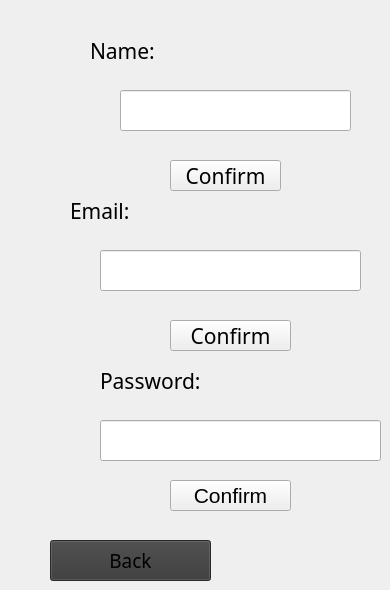
   <widget class="QWidget" name="editAccount">
    <widget class="QPushButton" name="backbtn_2">
     <property name="geometry">
      <rect>
       <x>50</x>
       <y>540</y>
       <width>161</width>
       <height>41</height>
      </rect>
     </property>
     <property name="font">
      <font>
       <family>Lucida Fax</family>
       <pointsize>14</pointsize>
       <bold>false</bold>
       <underline>false</underline>
      </font>
     </property>
     <property name="styleSheet">
      <string notr="true">background-color: rgb(57, 57, 57);</string>
     </property>
     <property name="text">
      <string>Back</string>
     </property>
    </widget>
    <widget class="QLineEdit" name="lineEdit">
     <property name="geometry">
      <rect>
       <x>120</x>
       <y>90</y>
       <width>231</width>
       <height>41</height>
      </rect>
     </property>
    </widget>
    <widget class="QLineEdit" name="lineEdit_2">
     <property name="geometry">
      <rect>
       <x>100</x>
       <y>250</y>
       <width>261</width>
       <height>41</height>
      </rect>
     </property>
    </widget>
    <widget class="QLineEdit" name="lineEdit_3">
     <property name="geometry">
      <rect>
       <x>100</x>
       <y>420</y>
       <width>281</width>
       <height>41</height>
      </rect>
     </property>
    </widget>
    <widget class="QPushButton" name="pushButton_7">
     <property name="geometry">
      <rect>
       <x>170</x>
       <y>160</y>
       <width>111</width>
       <height>31</height>
      </rect>
     </property>
     <property name="font">
      <font>
       <family>Segoe Print</family>
       <pointsize>16</pointsize>
      </font>
     </property>
     <property name="text">
      <string>Confirm</string>
     </property>
    </widget>
    <widget class="QPushButton" name="pushButton_8">
     <property name="geometry">
      <rect>
       <x>170</x>
       <y>320</y>
       <width>121</width>
       <height>31</height>
      </rect>
     </property>
     <property name="font">
      <font>
       <family>Segoe Print</family>
       <pointsize>16</pointsize>
      </font>
     </property>
     <property name="text">
      <string>Confirm</string>
     </property>
    </widget>
    <widget class="QPushButton" name="pushButton_9">
     <property name="geometry">
      <rect>
       <x>170</x>
       <y>480</y>
       <width>121</width>
       <height>31</height>
      </rect>
     </property>
     <property name="font">
      <font>
       <pointsize>16</pointsize>
      </font>
     </property>
     <property name="text">
      <string>Confirm</string>
     </property>
    </widget>
    <widget class="QLabel" name="label_2">
     <property name="geometry">
      <rect>
       <x>90</x>
       <y>40</y>
       <width>111</width>
       <height>21</height>
      </rect>
     </property>
     <property name="font">
      <font>
       <family>Segoe Print</family>
       <pointsize>16</pointsize>
      </font>
     </property>
     <property name="text">
      <string>Name:</string>
     </property>
    </widget>
    <widget class="QLabel" name="label_3">
     <property name="geometry">
      <rect>
       <x>70</x>
       <y>200</y>
       <width>151</width>
       <height>21</height>
      </rect>
     </property>
     <property name="font">
      <font>
       <family>Segoe Print</family>
       <pointsize>16</pointsize>
      </font>
     </property>
     <property name="text">
      <string>Email:</string>
     </property>
    </widget>
    <widget class="QLabel" name="label_4">
     <property name="geometry">
      <rect>
       <x>100</x>
       <y>370</y>
       <width>151</width>
       <height>21</height>
      </rect>
     </property>
     <property name="font">
      <font>
       <family>Segoe Print</family>
       <pointsize>16</pointsize>
      </font>
     </property>
     <property name="text">
      <string>Password:</string>
     </property>
    </widget>
   </widget>
